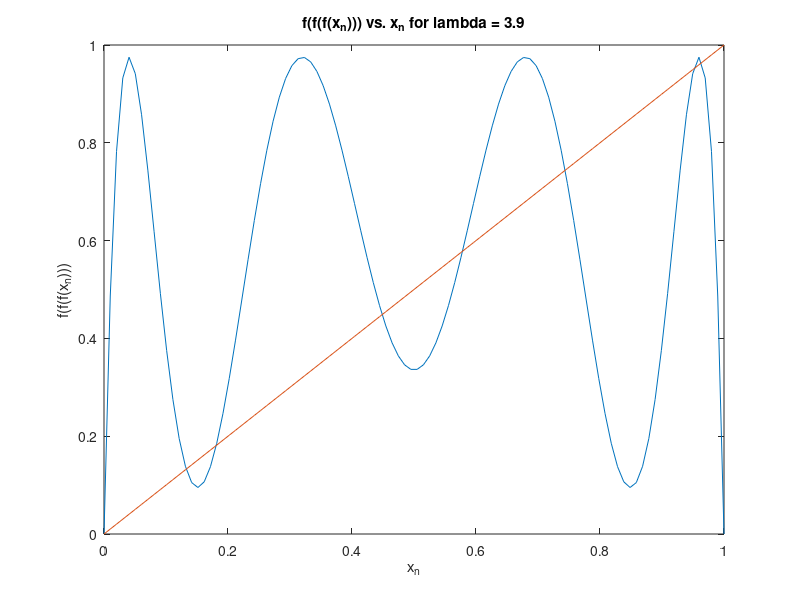

MATLAB code to generate this figure:
x = linspace(0,1,100);
lambda = 3.9;
f = lambda*(lambda*(lambda*x.*(1-x)).*(1-(lambda*x.*(1-x)))).*(1-(lambda*(lambda*x.*(1-x)).*(1-(lambda*x.*(1-x)))));

figure
plot(x,f)
hold
plot(x,x)
xlabel("x_n")
ylabel("f(f(f(x_n)))")
title("f(f(f(x_n))) vs. x_{n} for \lambda = 3.9")

